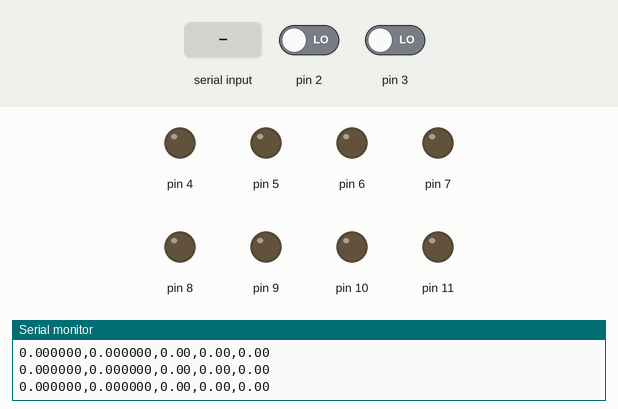
Simulated run of this sketch. Board: Arduino Uno, built with avr-gcc and run on an emulated ATmega328P. On the bench: output pins drawn as LEDs (lit = HIGH), the last lines printed to the serial monitor. The inputs (shaded band) are chosen by the test bench; at power-on: pin 3 LOW, pin 2 LOW.

Above: at 2.2 s.
2.3 s: pin 3 driven HIGH
At 3.0 s:
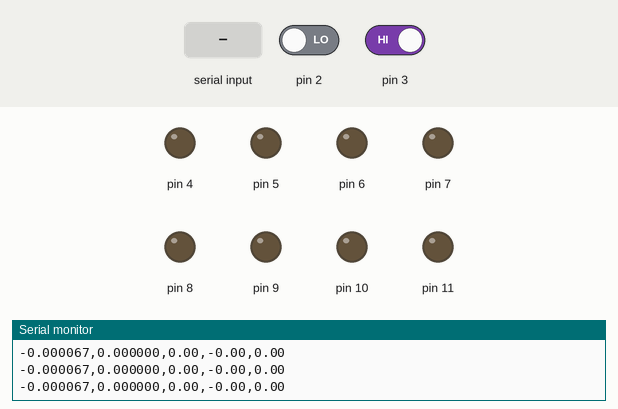
3.8 s: "90,45\n" received over Serial
At 5.0 s:
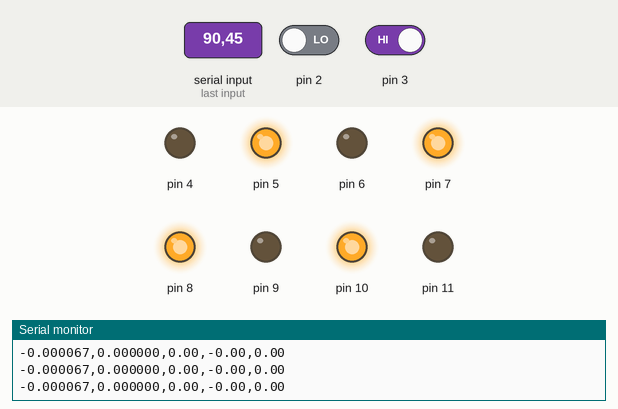
5.3 s: "5\n" received over Serial
At 6.2 s:
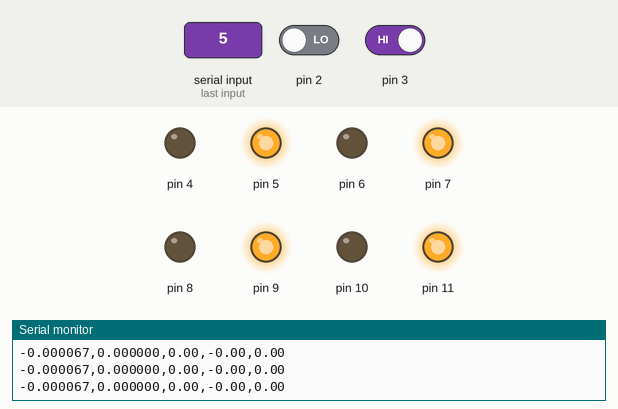
6.8 s: "30,150\n" received over Serial
At 7.5 s:
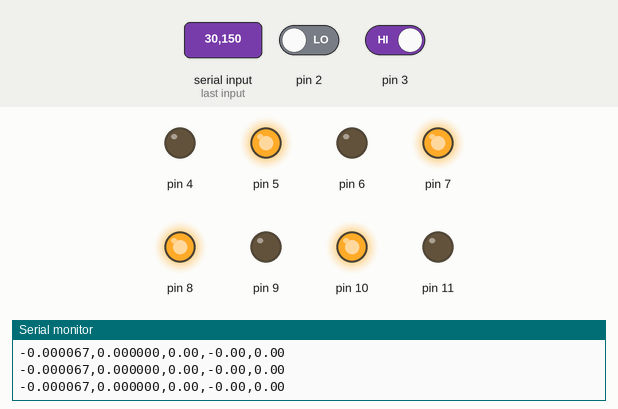
8.3 s: "90\n" received over Serial
At 9.5 s:
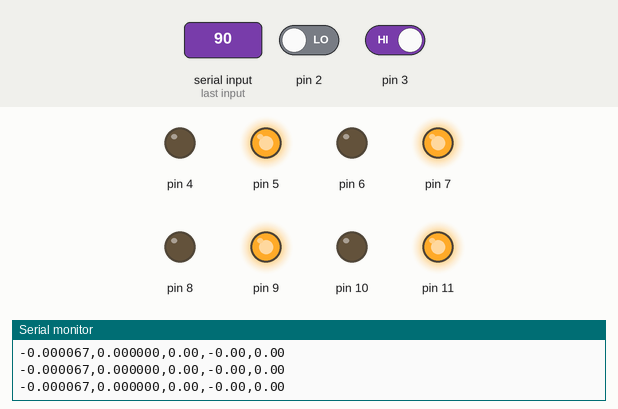
Timing chart, 0 to 10.8 s (numbered marks = the images above; inputs shaded):
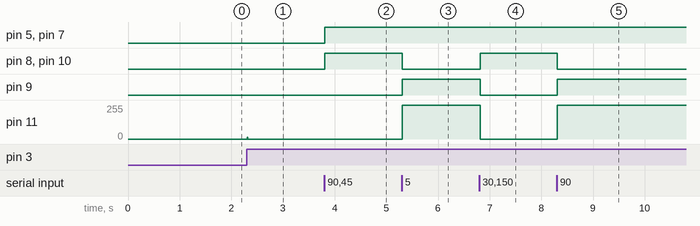

The sketch:

farmaidbot.ino
```cpp
#include <Arduino.h>
#include "mega4wd.h" // initialize motor, encoder, and PID parameters and encoder interrupt callback functions
#include "test.h"
#include "serial_comm.h"

Farmaid::SerialComm serial_comm; // serial communication object
unsigned long curr_micros;
unsigned long prev_ctrl_micros = 0;
unsigned long prev_print_micros = 0;

void setup() {

    Serial.begin(115200); // initialize serial communication

    // Attach encoder interrupts
    attachInterrupt(4, FLeftEncoderInterrupt, RISING);
    attachInterrupt(5, FRightEncoderInterrupt, RISING);
    attachInterrupt(0, RRightEncoderInterrupt, RISING);
    attachInterrupt(1, RLeftEncoderInterrupt, RISING);

    // Necessary for encoder interrupts to initialize
    delay(1000);
}

void loop() {

    curr_micros = micros();

    if (curr_micros - prev_ctrl_micros >= ctrl_period_micros) {

        // Update the odometry
        robot.UpdateOdometry();

        // Send odometry through serial communication
        serial_comm.send(robot.odom_);

        // Receive velocity commands through serial communication
        serial_comm.receiveSerialData();

        // Send the velocity and angular velocity commands to the controller
//        Farmaid::TestDiffSteerCircle(robot, 0.3, 1);
        robot.Drive(serial_comm.v_des_, serial_comm.w_des_); // drive the robot

        // Test encoders
//        ReadEncoders(); // Passed!
//        Farmaid::TestEncoderClass(fleft_encoder, fright_encoder); // Passed!
//        Farmaid::TestEncoderClass(rleft_encoder, rright_encoder); // Passed!

        // Test motor open loop
//        Farmaid::TestMotorOpenLoop(fleft_motor, 1); // Passed
//        Farmaid::TestMotorOpenLoop(fleft_motor, -1); // Passed
//        Farmaid::TestMotorOpenLoop(fright_motor, 1); // Passed
//        Farmaid::TestMotorOpenLoop(fright_motor, -1); // Passed
//        Farmaid::TestMotorOpenLoop(rleft_motor, 1); // Passed/
//        Farmaid::TestMotorOpenLoop(rleft_motor, -1); // Passed
//        Farmaid::TestMotorOpenLoop(rright_motor, 1); // Passed
//        Farmaid::TestMotorOpenLoop(rright_motor, -1); // Passed

        // Find deadband
//        fleft_motor.set_command(0.04);
//        fleft_motor.set_command(-0.04);
//        fright_motor.set_command(0.04);
//        fright_motor.set_command(-0.04);
//        rright_motor.set_command(0.04);
//        rright_motor.set_command(-0.04);
//        rleft_motor.set_command(0.04);
//        rleft_motor.set_command(-0.04);

        // Motor position control
//        fleft_pid.set_gains(7.5, 0.5, 0.0, 0.02);
//        fleft_pid.set_deadband(0.04,-0.04);
//        Farmaid::TestMotorPositionControl(fleft_motor, fleft_encoder, fleft_pid, 1); // Passed
//        Farmaid::TestMotorPositionControl(fleft_motor, fleft_encoder, fleft_pid, -1); // Passed
//        fright_pid.set_gains(7.5, 0.5, 0.0, 0.02);
//        fright_pid.set_deadband(0.04,-0.04);
//        Farmaid::TestMotorPositionControl(fright_motor, fright_encoder, fright_pid, 1); // Passed
//        Farmaid::TestMotorPositionControl(fright_motor, fright_encoder, fright_pid, -1); // Passed
//        rleft_pid.set_gains(7.5, 0.5, 0.0, 0.02);
//        rleft_pid.set_deadband(0.04,-0.04);
//        Farmaid::TestMotorPositionControl(rleft_motor, rleft_encoder, rleft_pid, 1); // Passed
//        Farmaid::TestMotorPositionControl(rleft_motor, rleft_encoder, rleft_pid, -1); // Passed
//        rright_pid.set_gains(7.5, 0.5, 0.0, 0.02);
//        rright_pid.set_deadband(0.04,-0.04);
//        Farmaid::TestMotorPositionControl(rright_motor, rright_encoder, rright_pid, 1); // Passed
//        Farmaid::TestMotorPositionControl(rright_motor, rright_encoder, rright_pid, -1); // Passed

        // Find maximum speed of each motor to add feedforward to PID controller

//        Farmaid::TestMaxSpeed(fleft_motor, fleft_encoder, 1); // 8.39 rad/s
//        Farmaid::TestMaxSpeed(fleft_motor, fleft_encoder, -1); // -8.39 rad/s
//        Farmaid::TestMaxSpeed(fright_motor, fright_encoder, 1); // 8.39 rad/s/
//        Farmaid::TestMaxSpeed(fright_motor, fright_encoder, -1); // 8.39 rad/s

//        Farmaid::TestMaxSpeed(rleft_motor, rleft_encoder, 1); 8.39
//        Farmaid::TestMaxSpeed(rleft_motor, rleft_encoder, -1);
//        Farmaid::TestMaxSpeed(rright_motor, rright_encoder, 1);
//        Farmaid::TestMaxSpeed(rright_motor, rright_encoder, -1);

        // Sinusoidal velocity command with PID and feedforward

//        fleft_pid.set_gains(2.0, 0.0, 0.0, 10.0*ctrl_period);
//        Farmaid::TestMotorVelocitySine(fleft_motor, fleft_encoder, fleft_pid, 1, 1); // Passed
//        Farmaid::TestMotorVelocitySine(fleft_motor, fleft_encoder, fleft_pid, -1, 1); // Passed
//        fright_pid.set_gains(2.0, 0.0, 0.0, 10.0*ctrl_period);
//        Farmaid::TestMotorVelocitySine(fright_motor, fright_encoder, fright_pid, 1, 1); // Passed
//        Farmaid::TestMotorVelocitySine(fright_motor, fright_encoder, fright_pid, -1, 1); // Passed
//        rleft_pid.set_gains(2.0, 0.0, 0.0, 10.0*ctrl_period);
//        Farmaid::TestMotorVelocitySine(rleft_motor, rleft_encoder, rleft_pid, 1, 1); // Passed
//        Farmaid::TestMotorVelocitySine(rleft_motor, rleft_encoder, rleft_pid, -1, 1); // Passed
//        rright_pid.set_gains(2.0, 0.0, 0.0, 10.0*ctrl_period);
//        Farmaid::TestMotorVelocitySine(rright_motor, rright_encoder, rright_pid, 1, 1); // Passed
//        Farmaid::TestMotorVelocitySine(rright_motor, rright_encoder, rlright_pid, -1, 1); // Passed

        // Test robot drive method (PID gains and feedforward_flag set in Robot constructor)
//        Farmaid::TestDiffSteerForward(robot); // Passed!
//        Farmaid::TestDiffSteerRotate(robot);
//        Farmaid::TestDiffSteerCircle(robot, 0.3, 1);

        prev_ctrl_micros = curr_micros;
    }

}
```

diff_steer.h
```cpp
#ifndef DIFF_STEER_H
#define DIFF_STEER_H

namespace Farmaid
{
    struct DiffDriveWheelVel
    {
        // struct to hold left and right wheel velocity variables
        float left; // left wheel velocity [m/s]
        float right;// right wheel velocity [m/s]
    };

    struct Odometry2D
    {
        float pos_x;
        float pos_y;
        float theta;
        float wheel_angle_left;
        float wheel_angle_right;
    };

    class DiffSteer
    {
    public:
        DiffSteer(float wheelbase, float wheel_radius) :
            wheelbase_(wheelbase), wheel_radius_(wheel_radius),
            max_v_(0), max_w_(0), ensure_w_(true),
            odom_{0, 0, 0, 0, 0}
        {
        }

        /**
         * @brief Converts unicycle velocity commands to motor velocity commands
         * @param vel: commanded forward velocity in m/s
         * ang_vel: commanded angular velocity in m/s
         */
        virtual void Drive(float v, float w) = 0;
        virtual void UpdateOdometry() = 0;

        DiffDriveWheelVel UniToDiff(float v, float w)
        {
            // This function ensures that ang_vel is respected as best as possible
            // by scaling vel.
            // vel - desired robot linear velocity [m/s]
            // ang_vel - desired robot angular velocity [rad/s]

            DiffDriveWheelVel dd_wv = {0.0, 0.0};

            if (!ensure_w_)
            {
                dd_wv.right = (v + w * wheelbase_ / 2.0);
                dd_wv.left = (v - w* wheelbase_ / 2.0);
                return dd_wv;
            }

            // 1. Limit v and w to be within the possible range
            float w_lim = max(min(w, max_w_), -max_w_);
            float v_lim = max(min(v, max_v_), -max_v_);

            // 2. Compute left and right wheel velocities required to achieve limited v and w
            float wv_lim_right = (v_lim + w_lim * wheelbase_ / 2.0);
            float wv_lim_left = (v_lim - w_lim * wheelbase_ / 2.0);

            // 3. Find max and min of the limited wheel velocities
            float wv_lim_max = max(wv_lim_right, wv_lim_left);
            float wv_lim_min = min(wv_lim_right, wv_lim_left);

            // 4. Shift limited wheel velocities if they exceed the maximum wheel velocity
            if (wv_lim_max > max_v_)
            {
                dd_wv.right = wv_lim_right - (wv_lim_max - max_v_);
                dd_wv.left = wv_lim_left - (wv_lim_max - max_v_);
            }
            else if (wv_lim_min < -max_v_)
            {
                dd_wv.right = wv_lim_right - (wv_lim_min + max_v_);
                dd_wv.left = wv_lim_left - (wv_lim_min + max_v_);
            }
            else
            {
                dd_wv.right = wv_lim_right;
                dd_wv.left = wv_lim_left;
            }

            return dd_wv;
        }

        Odometry2D odom_;
        float max_v_; // maximum forward velocity of robot with no rotation [m/s]
        float max_w_; // maximum angular velocity of robot with pure rotation [rad/s]
        bool ensure_w_; // flag to constrain motor speeds if necessary to ensure angular velocity is satisfied

    protected:
        float wheelbase_;
        float wheel_radius_;

    };
};

#endif
```

ibt2_motor.h
```cpp
/**
 * @file drv8833_motor.h
 * @brief Motor device driver for the IBT-2 dual motor driver
 * @author Victor Yu
 */

#ifndef IBT2_MOTOR_H
#define IBT2_MOTOR_H

// Control logic:
// Forward: L_PWM: PWM pin (0-100% duty cycle), R_PWM: PWM pin (0% duty cycle)
// Reverse: L_PWM: PWM pin (0% duty cycle), R_PWM: PWM pin (0-100% duty cycle)
// VCC: 5V (Arduino), GND: GND (Arduino)
// L_EN: 5V (Arduino), R_EN: 5V (Arduino)

namespace Farmaid
{

    class Motor
    {
    public:
        /*
         * @brief Class constructor
         * @param dir_pin_ the direction pin
         * @param pwm_pin the PWM pin
         */
         Motor(byte pwm_f_pin, byte pwm_r_pin, unsigned int max_command, float no_load_rps)
            : pwm_f_pin_(pwm_f_pin), pwm_r_pin_(pwm_r_pin),
              max_command_(max_command), no_load_rps_(no_load_rps),
              command_(0)
         {
             pinMode(pwm_f_pin_, OUTPUT);
             pinMode(pwm_r_pin_, OUTPUT);
         }

        void set_command(float value)
        {

            // input value is limited to range [-1.0, 1.0] and then mapped to range [-max_command_, +max_command_]
            float factor = max(min(value, 1.0f), -1.0f);

            if (factor >= 0) // forward direction
            {
                command_ = (unsigned int)(max_command_ * factor);
                analogWrite(pwm_r_pin_, 0);
                analogWrite(pwm_f_pin_, command_);
            } else { // reverse direction
                command_ = (unsigned int)(max_command_ * abs(factor));
                analogWrite(pwm_f_pin_, 0);
                analogWrite(pwm_r_pin_, command_);
            }
        }

        unsigned int command_;
        const float no_load_rps_; // max speed with no load [rad/s]

    private:
        const int pwm_f_pin_; // forward direction PWM pin
        const int pwm_r_pin_; // reverse direction PWM pin
        const int max_command_; //  0-255 for 0-100% PWM duty cycle
    };
};

#endif
```

ls7184_encoder.h
```cpp
/**
 * @file ls7184_encoder.h
 * @brief Quadrature encoder counter driver for the LSI-LS7184
 * @author Victor Yu
 */

#ifndef LS7184_ENCODER_H
#define LS7184_ENCODER_H

namespace Farmaid
{
    class Encoder
    {
    public:

        int count_;
        int prev_count_;
        float vel_cps_; // velocity [encoder counts/s]
        float vel_filt_cps_; // filtered velocity [encoder counts/s]
        float prev_vel_filt_cps_;

        const byte clk_pin_;
        const byte dir_pin_;
        const float counts_per_rev_; // encoder counts per revolution
        const float Ts_; // time period between sampling encoder measurements [sec]

        Encoder(byte clk_pin, byte dir_pin, float counts_per_rev, float Ts, float Tf, volatile int *count_ptr)
            : clk_pin_(clk_pin), dir_pin_(dir_pin),
              counts_per_rev_(counts_per_rev), Ts_(Ts), Tf_(Tf_),
              count_ptr_(count_ptr),
              count_(0), prev_count_(0),
              vel_cps_(0), vel_filt_cps_(0), prev_vel_filt_cps_(0)
        {
            pinMode(clk_pin_, INPUT);
            pinMode(dir_pin_, INPUT);
            alpha_ = Ts_ / (Ts_ + Tf_);
        }

        void ProcessMeasurement()
        {
            // Store the previous count and read the new count
            prev_count_ = count_;
            count_ = *count_ptr_;

            vel_cps_ = (float)(count_ - prev_count_) / Ts_;

            // Approximate the velocity
            vel_filt_cps_ = (1 - alpha_) * prev_vel_filt_cps_ + alpha_ * vel_cps_;

            prev_vel_filt_cps_ = vel_filt_cps_;
        }

        void Reset()
        {
            count_ = 0;
            prev_count_ = 0;
            vel_cps_ = 0;
            vel_filt_cps_ = 0;
            prev_vel_filt_cps_ = 0;
        }

        float get_delta_rad() { return (float)(count_ - prev_count_) / counts_per_rev_ * 2.0 * PI; }
        float get_vel_rps() { return vel_cps_ / counts_per_rev_ * 2.0 * PI; }
        float get_vel_filt_rps() { return vel_filt_cps_ / counts_per_rev_ * 2.0 * PI; }

    private:
        const float Tf_; // first order low-pass filter time constant
        float alpha_; // first order low-pass filter coefficient

        volatile int *count_ptr_; // pointer to the global variable that holds the encoder counts
    };
};

#endif
```

mega4wd.h
```cpp
#ifndef MEGA_4WD_H
#define MEGA_4WD_H

#include "ls7184_encoder.h"
#include "ibt2_motor.h"
#include "pid_controller.h"
#include "robot4wd.h"

const float ctrl_freq = 100.0; // [Hz] frequency of motor control loop and encoder sampling
const float ctrl_period = 1.0 / ctrl_freq;
const float ctrl_period_micros = ctrl_period * 1e6;

const float print_freq = 10.0; // [Hz] frequency of printing debug messages
const float print_period = 1.0 / print_freq;
const float print_period_micros = print_period * 1e6;

const float ros_freq = 30.0; // [Hz] freqency of serial communication with ROS
const float ros_period = 1.0 / ros_freq;
const float ros_period_micros = ros_period * 1e6;

const float wheelbase = 0.255; // [m]; 0.255 m (farmbot v1); 0.3747 m (farmbot v2)
const float wheel_radius = 0.0635; // [m]
const float no_load_rps = 8.4; // determined experimentally in [m/s] --> [rad/s]

const float Tf_enc = 5.0*ctrl_period; // encoder velocity low-pass filter time constant

// Encoder counter variables are global because they use hardware interrupts
volatile int fleft_encoder_count = 0;
volatile bool fleft_encoder_change_flag = false;
volatile int fright_encoder_count = 0;
volatile bool fright_encoder_change_flag = false;
volatile int rleft_encoder_count = 0;
volatile bool rleft_encoder_change_flag = false;
volatile int rright_encoder_count = 0;
volatile bool rright_encoder_change_flag = false;

// Initialize encoders: Encoder(byte clk_pin, byte dir_pin, float counts_per_rev, float Ts, float Tf, volatile int *count_ptr)
Farmaid::Encoder fleft_encoder(19, 23, 748.65*2, ctrl_period, Tf_enc, &fleft_encoder_count);
Farmaid::Encoder fright_encoder(18, 22, 748.65*2, ctrl_period, Tf_enc, &fright_encoder_count);
Farmaid::Encoder rleft_encoder(3, 24, 748.65*2, ctrl_period, Tf_enc, &rleft_encoder_count);
Farmaid::Encoder rright_encoder(2, 25, 748.65*2, ctrl_period, Tf_enc, &rright_encoder_count);

// Initialize motors: Motor(byte pwm_f_pin, byte pwm_r_pin, unsigned int max_command, float no_load_rps)
Farmaid::Motor fleft_motor(9, 8, 255, no_load_rps);
Farmaid::Motor fright_motor(7, 6, 255, no_load_rps);
Farmaid::Motor rleft_motor(11, 10, 255, no_load_rps);
Farmaid::Motor rright_motor(5, 4, 255, no_load_rps);

// Initialize PID controllers: PidController(float Kp, float Ki, float Kd, float Tf, float Ts)
Farmaid::PidController fleft_pid(2.0, 0.0, 0.0, 0.0, ctrl_period);
Farmaid::PidController fright_pid(2.0, 0.0, 0.0, 0.0, ctrl_period);
Farmaid::PidController rleft_pid(2.0, 0.0, 0.0, 0.0, ctrl_period);
Farmaid::PidController rright_pid(2.0, 0.0, 0.0, 0.0, ctrl_period);

// Initialize robot
Farmaid::Robot4WD robot(fleft_encoder, fright_encoder,
                        rleft_encoder, rright_encoder,
                        fleft_motor, fright_motor,
                        rleft_motor, rright_motor,
                        fleft_pid, fright_pid,
                        rleft_pid, rright_pid,
                        wheelbase, wheel_radius);

void ReadEncoders()
{
    // This reads directly from the global variables
    if (fleft_encoder_change_flag) {
        fleft_encoder_change_flag = false;
        Serial.print("Front Left encoder count = ");
        Serial.println(fleft_encoder_count);
    }

    if (fright_encoder_change_flag) {
        fright_encoder_change_flag = false;
        Serial.print("Front Right encoder count = ");
        Serial.println(fright_encoder_count);
    }

    if (rleft_encoder_change_flag) {
        rleft_encoder_change_flag = false;
        Serial.print("Rear Left encoder count = ");
        Serial.println(rleft_encoder_count);
    }

    if (rright_encoder_change_flag) {
        rright_encoder_change_flag = false;
        Serial.print("Rear Right encoder count = ");
        Serial.println(rright_encoder_count);
    }
}

void FLeftEncoderInterrupt() {
  if (digitalRead(fleft_encoder.dir_pin_) == HIGH) {
    fleft_encoder_count++;
  }
  else {
    fleft_encoder_count--;
  }
  fleft_encoder_change_flag = true;
}

void FRightEncoderInterrupt() {
  if (digitalRead(fright_encoder.dir_pin_) == LOW) {
    fright_encoder_count++;
  }
  else {
    fright_encoder_count--;
  }
  fright_encoder_change_flag = true;
}

void RLeftEncoderInterrupt() {
  if (digitalRead(rleft_encoder.dir_pin_) == HIGH) {
    rleft_encoder_count++;
  }
  else {
    rleft_encoder_count--;
  }
  rleft_encoder_change_flag = true;
}

void RRightEncoderInterrupt() {
  if (digitalRead(rright_encoder.dir_pin_) == LOW) {
    rright_encoder_count++;
  }
  else {
    rright_encoder_count--;
  }
  rright_encoder_change_flag = true;
}

#endif
```

Source omitted: pid_controller.h (3570 bytes), robot4wd.h (4113 bytes), serial_comm.h (1450 bytes), test.h (7280 bytes)

Measured:
- after the input at 2.3 s, pin 11: 0/255 → 13/255 at once, → 0/255 0.01 s later
- after the input at 3.8 s, pin 5, pin 7, pin 8, pin 10: LOW → HIGH at once
- after the input at 5.3 s, pin 8, pin 10: HIGH → LOW at once; pin 9: LOW → HIGH at once; pin 11: 0/255 → 255/255 at once
- after the input at 6.8 s, pin 8, pin 10: LOW → HIGH at once; pin 9: HIGH → LOW at once; pin 11: 255/255 → 0/255 at once
- after the input at 8.3 s, pin 8, pin 10: HIGH → LOW at once; pin 9: LOW → HIGH at once; pin 11: 0/255 → 255/255 at once
